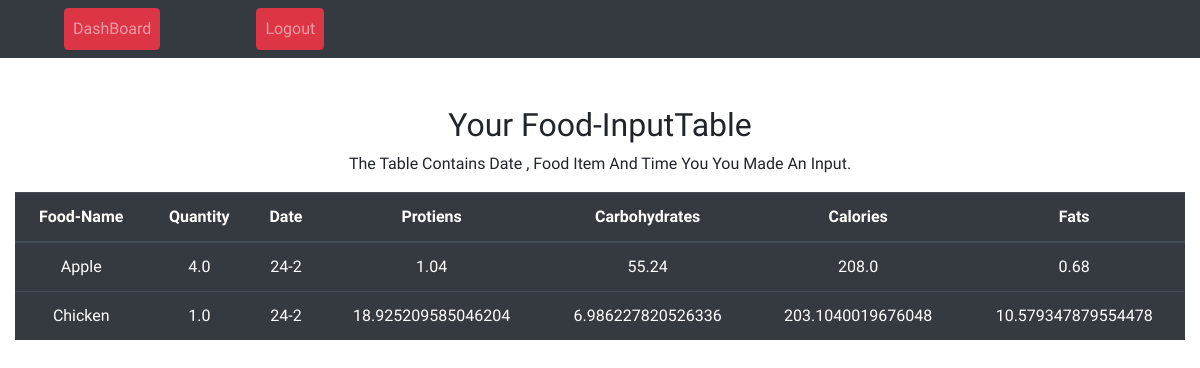
The app's page /display (signed in) with its own data.
### hackathon/Untitled.py (models this page shows, shortened)
class Food(db.Model):
    id= db.Column(db.Integer,primary_key=True)
    food_name= db.Column(db.String(20),unique = False, nullable= False)
    user_id = db.Column(db.Integer, db.ForeignKey('user.id'), nullable=False)
    food_date = db.Column(db.Date, nullable=False,default=date.today())
    quantity = db.Column(db.Float, nullable=False, default =1)
    protien = db.Column(db.Float, nullable = False,default =0)
    calorie = db.Column(db.Float, nullable = False,default =0)
    carb = db.Column(db.Float, nullable = False,default =0)
    fat = db.Column(db.Float, nullable = False,default =0)

### hackathon/Untitled.py (the view)
@app.route("/display",methods =["GET"])
def display():
    user = current_user
    foods = Food.query.filter_by(user_id=user.id).all()
    return render_template("display.html",user=user,foods=foods)

### hackathon/Untitled.py (called while the page is built)
@login_manager.user_loader
def load_user(user_id):
    return User.query.get(int(user_id))

### hackathon/templates/display.html (shortened to what this page needs)
<!DOCTYPE html>
<html>
<head>
			  <link rel="stylesheet" href="https://maxcdn.bootstrapcdn.com/bootstrap/4.4.1/css/bootstrap.min.css">
</head>
<body>
				<div>
				<nav class="navbar navbar-expand-sm bg-dark navbar-dark text-capitalize ">
				  <ul class="navbar-nav ">
				    <li class="nav-item">
				      <a class="nav-link btn btn-danger mx-5" href="{{url_for('dash')}}">DashBoard</a>
				    </li>
                       <li class="nav-item">
				      <a class="nav-link btn btn-danger mx-5" href="{{url_for('logout')}}">Logout</a>
				    </li>
				  </ul>
				</nav>
				</div>
				<section>
					<div class="container-fluid text-capitalize text-center pt-5">
						  <h2>Your food-inputTable</h2>
						  <p>The table contains date , food item and time you you made an input.</p>
						  <table class="table table-dark table-hover">
						    <thead>
						      <tr>
						        <th>Food-Name</th>
						        <th>Quantity</th>
						        <th>Date</th>
						        <th>Protiens</th>
                                <th>Carbohydrates</th>
                                <th>Calories</th>
                                <th>Fats</th>
						      </tr>
						    </thead>
						    <tbody>
                                {% for food in foods %}
                              <tr>
                                <td>{{food.food_name}}</td>
                                <td>{{food.quantity}}</td>
                                <td>{{food.food_date.day}}-{{food.food_date.month}}</td>
                                  <td>{{food.protien}}</td>
                                  <td>{{food.carb}}</td>
                                   <td>{{food.calorie}}</td>
                                  <td>{{food.fat}}</td>
                                  </tr>
                                {% endfor %}
						    </tbody>
						  </table>
						</div>
				</section>
</body>
</html>

### hackathon/templates/display.html (style rules this page uses)
* { margin: 0 ; padding: 0; font-family: 'Josefin Sans',sans-serif ; }

### records on screen
Food: food_name "Apple", quantity "4.0", food_date.day "24", food_date.month "2", protien "1.04", carb "55.24", calorie "208.0", fat "0.68"
Food: food_name "Chicken", quantity "1.0", food_date.day "24", food_date.month "2", protien "18.925209585046204", carb "6.986227820526336", calorie "203.1040019676048", fat "10.579347879554478"
